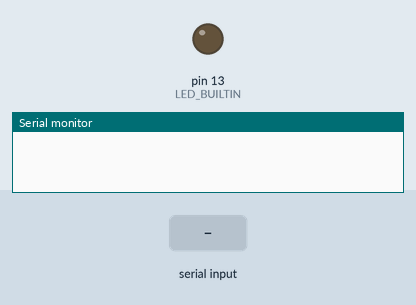
This sketch was run on a simulated Arduino Uno, built with avr-gcc and run on an emulated ATmega328P. Parts: output pins drawn as LEDs (lit = HIGH), the last lines printed to the serial monitor. Inputs (shaded band) come from the test bench.

Above: at 1.2 s.
1.3 s: "led_on\n" received over Serial
At 2.4 s:
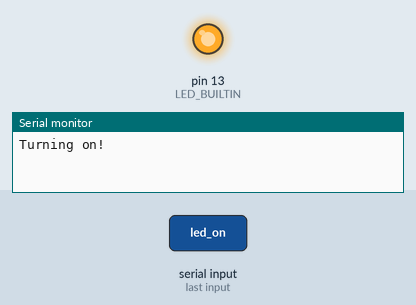
2.8 s: "led_off\n" received over Serial
At 3.6 s:
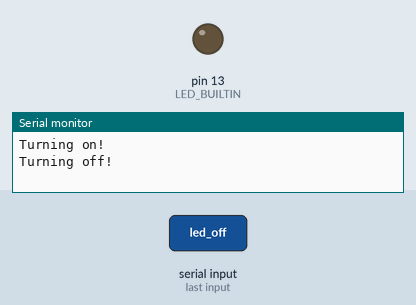
Timing chart, 0 to 5.8 s (numbered marks = the images above; inputs shaded):
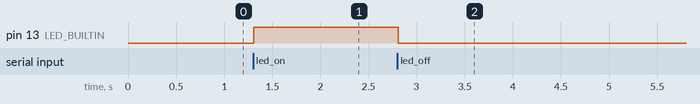

The sketch:

part_2_read_string_until.ino
```cpp
String command;

void setup() {
  Serial.begin(9600);
  pinMode(LED_BUILTIN, OUTPUT);
}

void loop() {
  if (Serial.available() > 0) {
    command = Serial.readStringUntil('\n');
    if (command.equals("led_on")) {
      Serial.println("Turning on!");
      digitalWrite(LED_BUILTIN, HIGH);

    }
    else if (command.equals("led_off")) {
      Serial.println("Turning off!");
      digitalWrite(LED_BUILTIN, LOW);
    }
    else {
      Serial.print("Unknown command: ");
      Serial.println(command);
    }
  }
}
```

Measured:
- after the input at 1.3 s, pin 13 (LED_BUILTIN): LOW → HIGH at once
- after the input at 2.8 s, pin 13 (LED_BUILTIN): HIGH → LOW at once
